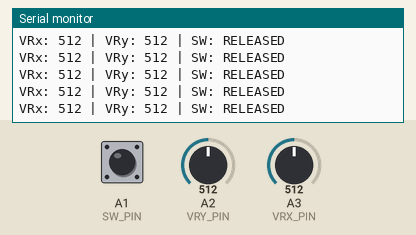
This sketch was run on a simulated Arduino Uno, built with avr-gcc and run on an emulated ATmega328P. On the bench: the last lines printed to the serial monitor. Inputs (shaded band) come from the test bench; at power-on: A1 (SW_PIN) HIGH, A2 (VRY_PIN) = 512, A3 (VRX_PIN) = 512.

Above: at 1.2 s.
1.3 s: A1 (SW_PIN) pulled LOW for 0.15 s
At 1.32 s:
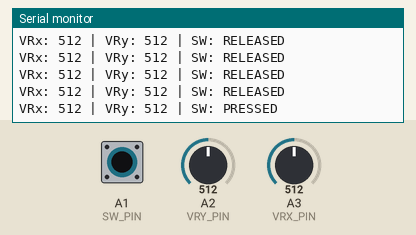
2.9 s: A2 (VRY_PIN) set to 716
At 2.93 s:
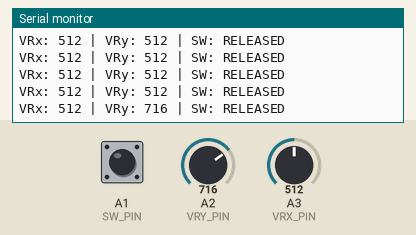
4.4 s: A3 (VRX_PIN) set to 716
At 4.44 s:
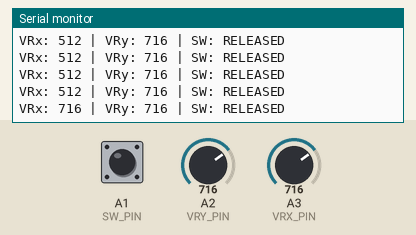
5.9 s: A1 (SW_PIN) pulled LOW for 1 s
At 5.95 s:
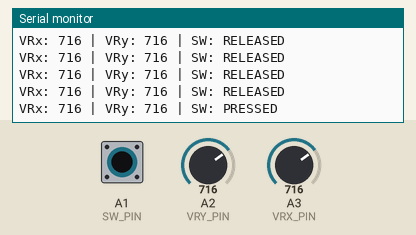
8.4 s: A2 (VRY_PIN) set to 900
At 8.48 s:
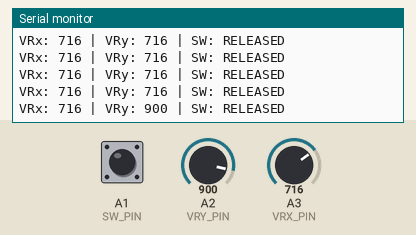
9.9 s: A3 (VRX_PIN) set to 900
At 9.99 s:
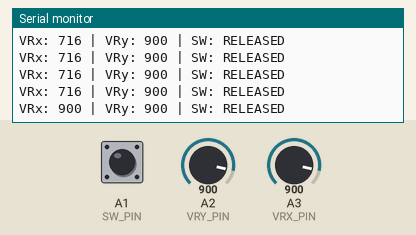
Timing chart, 0 to 12.4 s (numbered marks = the images above; inputs shaded):
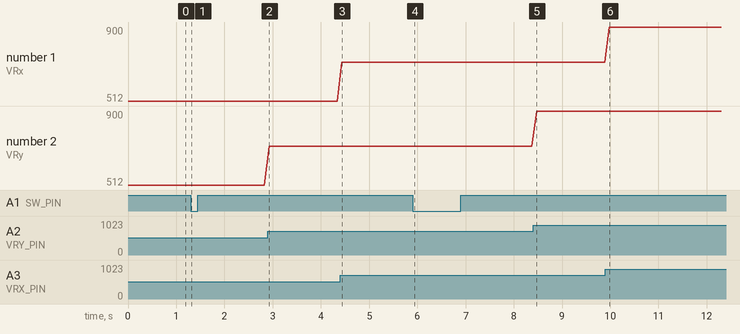

The sketch:

simple_test_for_connections.ino
```cpp
#define VCC_PIN  A5
#define GND_PIN  A4
#define VRX_PIN  A3
#define VRY_PIN  A2
#define SW_PIN   A1

void setup() {
  Serial.begin(115200);

  pinMode(VCC_PIN, OUTPUT);
  digitalWrite(VCC_PIN, HIGH);

  pinMode(GND_PIN, OUTPUT);
  digitalWrite(GND_PIN, LOW);

  pinMode(VRX_PIN, INPUT);
  pinMode(VRY_PIN, INPUT);

  pinMode(SW_PIN, INPUT_PULLUP);

  Serial.println("=== Joystick Test ===");
}

void loop() {
  int x = analogRead(VRX_PIN);
  int y = analogRead(VRY_PIN);
  int sw = digitalRead(SW_PIN);

  Serial.print("VRx: ");
  Serial.print(x);

  Serial.print(" | VRy: ");
  Serial.print(y);

  Serial.print(" | SW: ");

  if (sw == LOW)
    Serial.println("PRESSED");
  else
    Serial.println("RELEASED");

  delay(100);
}
```

Measured:
- after the input at 1.3 s, the serial monitor: prints a new line at once (image 1)
- after the input at 2.9 s, the serial monitor: prints a new line at once (image 2)
- after the input at 4.4 s, the serial monitor: prints a new line at once (image 3)
- after the input at 5.9 s, the serial monitor: prints a new line after 0.05 s (image 4)
- after the input at 8.4 s, the serial monitor: prints a new line after 0.07 s (image 5)
- after the input at 9.9 s, the serial monitor: prints a new line after 0.08 s (image 6)
- plotted number 2: 512 → 716 after the input at 2.9 s, 716 → 900 after the input at 8.4 s
